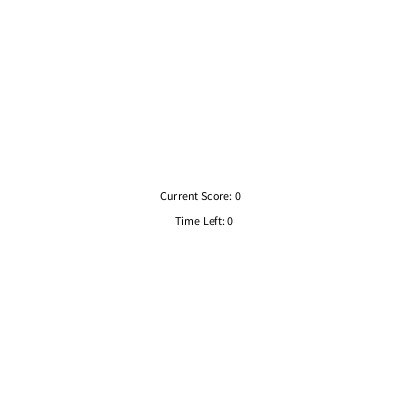
Frame 1 (no input)
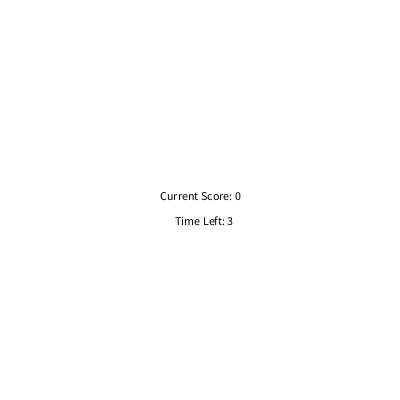
Frame 60 (the mouse pressed at the canvas centre just before this capture)
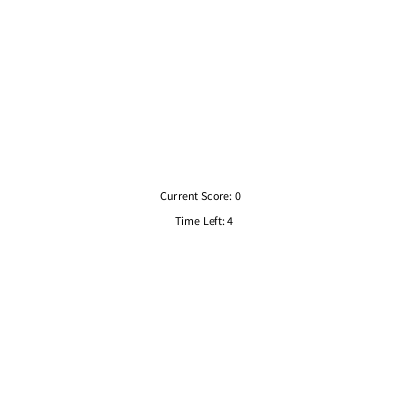
Frame 120 (the mouse held since frame 60 and released just before this capture)

The Processing sketch that drew these frames (run headless with seeded random() and noise(); from frame 60 on, the mouse is pressed at the canvas centre):

// Processing sketch: opdr_12_2
// ── opdr_12_2.pde
int seconds;
int left;
int amount = 0;
Boolean playing = true;

void setup(){
  size(400,400);
}

void draw(){
  background(255);
  
  seconds = millis()/1000;
  left = 10 - seconds;
  if(seconds >=10){
    playing = false;
    text("Your score: " + amount,160,150);
    text("Good Job :)",160,165);
  }
  fill(0);
  text("Current Score: " + amount,160,200);
  text("Time Left: " + seconds,175,225);
}

void keyReleased(){
  if(keyCode == 32 && playing){
    amount++;
  }
}
